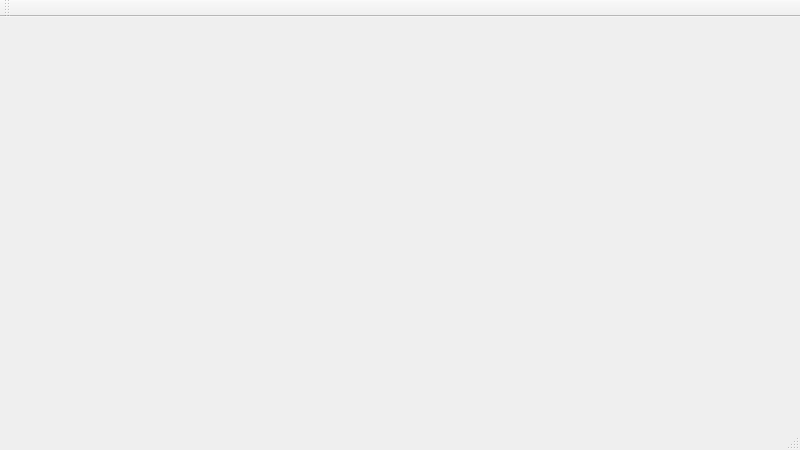
<?xml version="1.0" encoding="UTF-8"?>
<ui version="4.0">
 <class>CMainWindow</class>
 <widget class="QMainWindow" name="CMainWindow">
  <property name="geometry">
   <rect>
    <x>0</x>
    <y>0</y>
    <width>800</width>
    <height>450</height>
   </rect>
  </property>
  <property name="windowTitle">
   <string>JOIPEngine</string>
  </property>
  <widget class="QWidget" name="centralWidget">
   <layout class="QGridLayout" name="gridLayout">
    <property name="leftMargin">
     <number>0</number>
    </property>
    <property name="topMargin">
     <number>0</number>
    </property>
    <property name="rightMargin">
     <number>0</number>
    </property>
    <property name="bottomMargin">
     <number>0</number>
    </property>
    <property name="spacing">
     <number>0</number>
    </property>
    <item row="0" column="0">
     <widget class="QStackedWidget" name="pApplicationStackWidget"/>
    </item>
   </layout>
  </widget>
  <widget class="QMenuBar" name="pMenuBar">
   <property name="geometry">
    <rect>
     <x>0</x>
     <y>0</y>
     <width>800</width>
     <height>20</height>
    </rect>
   </property>
  </widget>
  <widget class="QToolBar" name="pMainToolBar">
   <attribute name="toolBarArea">
    <enum>TopToolBarArea</enum>
   </attribute>
   <attribute name="toolBarBreak">
    <bool>false</bool>
   </attribute>
  </widget>
  <widget class="QStatusBar" name="pStatusBar"/>
 </widget>
 <layoutdefault spacing="6" margin="11"/>
 <resources/>
 <connections/>
</ui>
